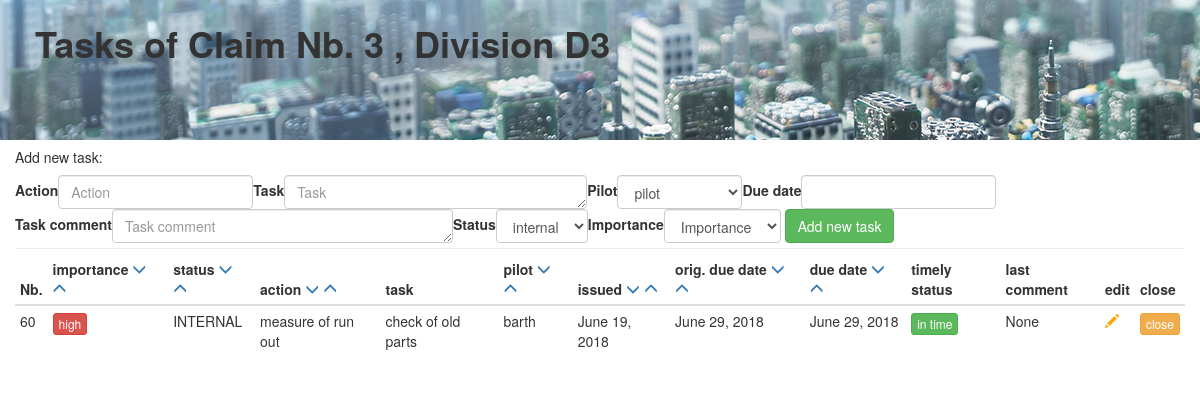
Screenshot of /SMS/task_tracker/due_date/3/D3/9999 (signed in) with the database file from the repository.
### SMS/models.py (models this page shows, shortened)
class Task(models.Model):
    project = models.CharField(max_length=25)
    subproject = models.CharField(max_length=25)
    action = models.CharField(max_length = 25)
    task = models.CharField(max_length = 250)
    pilot = models.ForeignKey(UserProfile, on_delete=models.SET_NULL, null = True, default=15) #default, damit im pulldown "pilot" angezeigt wird"
    date_issued = models.DateField(auto_now_add=True)
    original_due_date = models.DateField()
    due_date = models.DateField()
    task_comment = models.CharField(max_length = 1500, blank=True, null=True)
    closed_date = models.DateField(blank=True, null=True)
    closed = models.BooleanField(default = False)
    importance = models.CharField(max_length=10, choices=IMPORTANCE_CHOICES, default='IMP')
    file = models.FileField(blank=True, null=True, upload_to='uploads/')
    status = models.CharField(max_length=15, choices=STATUS_CHOICES, default = 'INTERNAL')
    @property
    def timely_status(self):
        if datetime.date(timezone.now()) > self.due_date:
            return "Overdue"
        return "In time"

class UserProfile(models.Model):
    user = models.OneToOneField(User, on_delete=models.CASCADE)
    firstname = models.CharField(max_length=50)
    lastname = models.CharField(max_length=50)
    email = models.EmailField()
    company = models.ForeignKey(Company, on_delete=models.SET_NULL, null = True)
    isAdmin = models.BooleanField(default=False)
    isStaff = models.BooleanField(default=False)
    activation_key = models.CharField(max_length=40, default='1234')
    class Meta:
        ordering = ('user__username',)
    def __str__(self):
        return str(self.user)

### SMS/views.py (the view, shortened to what this page needs)
# urls.py: path('task_tracker/<str:order>/<int:project>/<str:subproject>/<int:id>', views.task_tracker, name='task_tracker'),
@login_required
def task_tracker(request, order, project, subproject, id):
    actual_user_id = request.user
    user_profile = UserProfile.objects.get(user_id=actual_user_id)
    company = Claim.objects.get(pk=project).related_to.name
    path = 'uploads/' + company + '/Claim_' + str(project)
    tasks = Task.objects.filter(project=project, subproject=subproject, closed=False).order_by(order)
    tasks_done = Task.objects.filter(project=project, subproject=subproject, closed = True)
    task_to_edit = None
    if id < 9000:
        task_to_edit = Task.objects.get(project=project, subproject=subproject, pk=id)
    proj = 'Claim Nb. ' + str(project)
    subproj = ', Division ' + subproject
    task_data = [proj, subproj, id, order]
    form = TaskForm()
    return render(request, 'SMS/task_tracker.html', {'user_profile':user_profile, 'task_data':task_data, 'form':form, 'tasks':tasks, 'tasks_done':tasks_done,
     })

### SMS/forms.py (shortened to what this page needs)
class TaskForm(forms.ModelForm):
    class Meta:
        model=Task
        widgets={
          'task':forms.Textarea(attrs={'rows':1, 'cols':35}),
          'task_comment':forms.Textarea(attrs={'rows':1, 'cols':40}),
          'due_date': DatePicker(options={
                "format": "yyyy-mm-dd",
                "autoclose": True,
                "calendarWeeks":True,
                "weekStart":1,
                "todayHighlight": True,
          })
        }
        fields=[
          'action',
          'task',
          'pilot',
          'due_date',
          'task_comment',
          'status',
          'importance',
        ]

### SMS/templates/SMS/task_tracker.html (shortened to what this page needs)
{% load staticfiles %}
<!DOCTYPE html>
<html lang="en">
    <head>
        <link rel="stylesheet" href="{% static 'css/bootstrap.min.css' %}">
        <link rel="stylesheet" href="{% static 'css/SMS.css' %}">
    </head>
 <body>
{% load bootstrap3 %}
{% bootstrap_css %}
{% load fontawesome %}
{% fontawesome_stylesheet %}
<div class="bg-img">
  <div class="container-fluid">
    <div class="row">
      <div class="col-md-12">
      <p class="h_2 add_margin"> Tasks of {{ task_data.0 }} {{ task_data.1 }}
      </p>
      </div>
    </div>
  </div>
</div>
<div class="container-fluid">
  <div class="row">
    <div class= "col-md-2">      <h5>Add new task:     </h5>
    </div>
  </div>
  <div class="row">
    <div class= "col-md-12">
      <form method="POST" class="form-inline"  {% if form.is_multipart %}enctype="multipart/form-data"{% endif %}>
      {% bootstrap_form form layout='inline' %}
      {% buttons %}
       <button type="submit" class="btn btn-success" name="new_task">Add new task</button>
       {% endbuttons %}
      </form>
    </div>
  </div>
  <hr />
  <div class="row">
    <div class= "col-md-12">
      {% if tasks %}
      <table class="table table-condensed table-hover">
        <thead>
          <th>Nb.
          </th>
          <th>importance
             <a href="{% url 'task_tracker' 'importance' tasks.0.project tasks.0.subproject 9999 %}"><span class="glyphicon glyphicon-menu-down"></span></a>
             <a href="{% url 'task_tracker' '-importance' tasks.0.project tasks.0.subproject 9999 %}"><span class="glyphicon glyphicon-menu-up"></span></a>
          </th>
          <th>status
             <a href="{% url 'task_tracker' 'status' tasks.0.project tasks.0.subproject 9999 %}"><span class="glyphicon glyphicon-menu-down"></span></a>
             <a href="{% url 'task_tracker' '-status' tasks.0.project tasks.0.subproject 9999 %}"><span class="glyphicon glyphicon-menu-up"></span></a>
          </th>
          <th>action
             <a href="{% url 'task_tracker' 'action' tasks.0.project tasks.0.subproject 9999 %}"><span class="glyphicon glyphicon-menu-down"></span></a>
             <a href="{% url 'task_tracker' '-action' tasks.0.project tasks.0.subproject 9999 %}"><span class="glyphicon glyphicon-menu-up"></span></a>
          </th>
          <th>task
          </th>
          <th>pilot
             <a href="{% url 'task_tracker' 'pilot' tasks.0.project tasks.0.subproject 9999 %}"><span class="glyphicon glyphicon-menu-down"></span></a>
             <a href="{% url 'task_tracker' '-pilot' tasks.0.project tasks.0.subproject 9999 %}"><span class="glyphicon glyphicon-menu-up"></span></a>
          </th>
          <th>issued
             <a href="{% url 'task_tracker' 'date_issued' tasks.0.project tasks.0.subproject 9999 %}"><span class="glyphicon glyphicon-menu-down"></span></a>
             <a href="{% url 'task_tracker' '-date_issued' tasks.0.project tasks.0.subproject 9999 %}"><span class="glyphicon glyphicon-menu-up"></span></a>
          </th>
          <th>orig. due date
             <a href="{% url 'task_tracker' 'original_due_date' tasks.0.project tasks.0.subproject 9999 %}"><span class="glyphicon glyphicon-menu-down"></span></a>
             <a href="{% url 'task_tracker' '-original_due_date' tasks.0.project tasks.0.subproject 9999 %}"><span class="glyphicon glyphicon-menu-up"></span></a>
          </th>
          <th>due date
             <a href="{% url 'task_tracker' 'due_date' tasks.0.project tasks.0.subproject 9999 %}"><span class="glyphicon glyphicon-menu-down"></span></a>
             <a href="{% url 'task_tracker' '-due_date' tasks.0.project tasks.0.subproject 9999 %}"><span class="glyphicon glyphicon-menu-up"></span></a>
          </th>
          <th>timely status
          </th>
          <th>last comment
          </th>
          <th>edit</th>
          <th>close
          </th>
        </thead>
        <tbody>
        {% for task in tasks %}
            {% if task.pk == task_data.2 %}
            <tr class="active">
            {% else %}
            <tr>
            {% endif %}
              <td>{{ task.pk }}
              </td>
              <td>
                  {% if 'HIGH' in task.importance %}
                  <button type="button" class="btn btn-danger btn-xs">high</button>
                  {% endif %}
              </td>
              <td>{{ task.status }}</td>
              <td>{{ task.action }}</td>
              <td>{{ task.task|truncatechars:30  }}</td>
              <td>{{ task.pilot.user }}</td>
              <td>{{ task.date_issued }}</td>
              <td>{{ task.original_due_date }}</td>
              <td>{{ task.due_date }}</td>
              <td>
                  {% if 'In time' in task.timely_status %}
                  <button type="button" class="btn btn-success btn-xs">in time</button>
                  {% endif %}
              </td>
              <td>{{ task.task_comment|truncatechars:30 }}</td>
              <td>
                  <a href="{% url 'task_details' task_data.3 task.project task.subproject task.pk %}"><span class="glyphicon glyphicon-pencil orange"></span></a>
              </td>
              <td>
                  <form class="form-inline" method="POST" action="{{ task.pk }}" >
                  <button type="submit" name="task_done" class="btn btn-warning btn-xs">close</button>
                  </form>
              </td>
            </tr>
        {% endfor %}
        </tbody>
      </table>
      {% endif %}
    </div>
  </body>
</html>

### SMS/static/css/SMS.css (style rules this page uses)
.orange { color:orange; }
.h_2 { margin-top: 0px; margin-bottom: 0px; font-size: 36px; font-family: inherit; font-weight:600; line-height: 1.3; color: inherit; }
.add_margin { margin-top: 20px; margin-left: 20px; }
hr { margin-top: 5px !important; margin-bottom: 5px !important; }
.bg-img { margin: 0px; padding: 0px; background-image: url("../../../static/images/minebeamitsumi-town.png"); height: 10em; }

### rows the page displays
Task: pk "60", importance "high", status "INTERNAL", action "measure of run out", task "check of old parts", pilot.user "barth", date_issued "June 19, 2018", original_due_date "June 29, 2018", due_date "June 29, 2018", shows "in time", task_comment "None"

### other values shown
{{ task_data.0 }} "Claim Nb. 3"
{{ task_data.1 }} ", Division D3"
